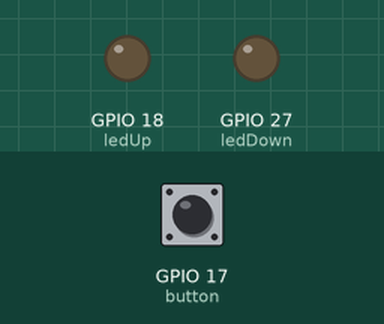
Simulated run of this program. Board: Raspberry Pi (BCM pin numbers). Parts: output pins drawn as LEDs (lit = HIGH). Inputs (shaded band) come from the test bench; at power-on: GPIO 17 (button) HIGH.

Above: at 1.2 s.
1.3 s: GPIO 17 (button) pulled LOW for 0.15 s
At 2.4 s:
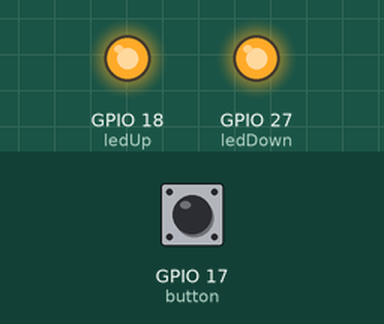
2.9 s: GPIO 17 (button) pulled LOW for 1 s
At 3.6 s:
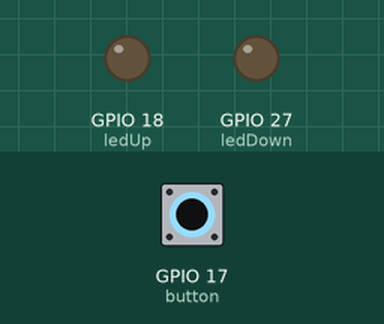
5.4 s: GPIO 17 (button) pulled LOW for 3.2 s
At 6.7 s:
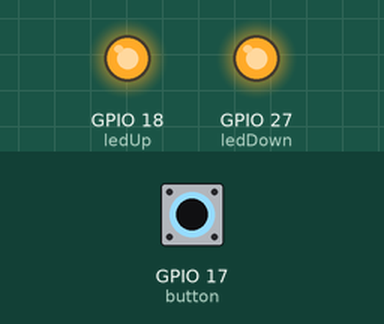
Timing chart, 0 to 8.4 s (numbered marks = the images above; inputs shaded):
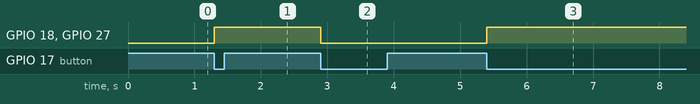

The program:

Background_Light.py
```python
from gpiozero import Button, LED
from time import sleep
from signal import pause


def toggleLed():
    """
    Toggle the LED and delay with 200ms.
    This should prevent the led to be turned off from an bouncing button or switch
    """

    ledUp.toggle()
    ledDown.toggle()
    sleep(0.2)


button = Button(17)  #Init the button
ledUp = LED(18)       #Init the led
ledDown = LED(27)       #Init the led

button.when_pressed = toggleLed #Link the toggleLed funktion to button pressed

pause() #Keep the script running
```

Measured:
- after the input at 1.3 s, GPIO 18 (ledUp), GPIO 27 (ledDown): LOW → HIGH at once
- after the input at 2.9 s, GPIO 18 (ledUp), GPIO 27 (ledDown): HIGH → LOW at once
- after the input at 5.4 s, GPIO 18 (ledUp), GPIO 27 (ledDown): LOW → HIGH at once
